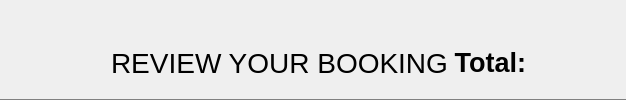
            <widget class="QWidget" name="order_top_panel" native="true">
             <property name="styleSheet">
              <string notr="true">border-bottom: 1px solid gray;</string>
             </property>
             <layout class="QHBoxLayout" name="horizontalLayout_3" stretch="0,1,0">
              <property name="leftMargin">
               <number>70</number>
              </property>
              <property name="topMargin">
               <number>25</number>
              </property>
              <property name="rightMargin">
               <number>100</number>
              </property>
              <property name="bottomMargin">
               <number>0</number>
              </property>
              <item>
               <widget class="QPushButton" name="backToHomePage">
                <property name="minimumSize">
                 <size>
                  <width>35</width>
                  <height>0</height>
                 </size>
                </property>
                <property name="maximumSize">
                 <size>
                  <width>35</width>
                  <height>40</height>
                 </size>
                </property>
                <property name="cursor">
                 <cursorShape>PointingHandCursor</cursorShape>
                </property>
                <property name="styleSheet">
                 <string notr="true">border: none;</string>
                </property>
                <property name="text">
                 <string/>
                </property>
                <property name="icon">
                 <iconset>
                  <normaloff>../../../Downloads/icons8-back-52.png</normaloff>../../../Downloads/icons8-back-52.png</iconset>
                </property>
                <property name="iconSize">
                 <size>
                  <width>25</width>
                  <height>25</height>
                 </size>
                </property>
               </widget>
              </item>
              <item>
               <widget class="QLabel" name="Order_topTitle">
                <property name="font">
                 <font>
                  <pointsize>21</pointsize>
                  <fontweight>DemiBold</fontweight>
                 </font>
                </property>
                <property name="text">
                 <string>REVIEW YOUR BOOKING</string>
                </property>
               </widget>
              </item>
              <item>
               <widget class="QLabel" name="Order_top_totalPrice_label">
                <property name="font">
                 <font>
                  <pointsize>20</pointsize>
                  <bold>true</bold>
                 </font>
                </property>
                <property name="text">
                 <string>Total:</string>
                </property>
                <property name="alignment">
                 <set>Qt::AlignmentFlag::AlignRight|Qt::AlignmentFlag::AlignTrailing|Qt::AlignmentFlag::AlignVCenter</set>
                </property>
               </widget>
              </item>
             </layout>
            </widget>
